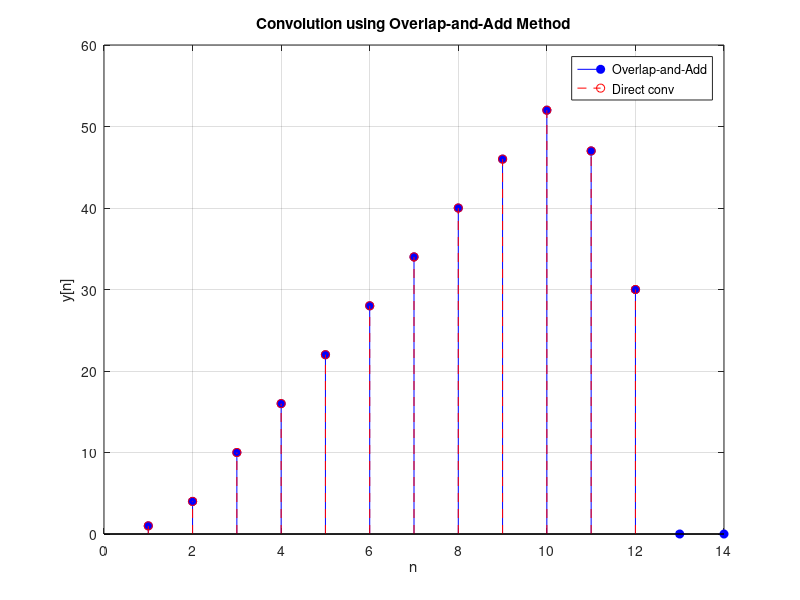

The MATLAB script that drew this image:
clc; clear; close all;

x = [1 2 3 4 5 6 7 8 9 10];
h = [1 2 3];

Nx = length(x);
Nh = length(h);

L = 4;
N = L + Nh - 1;

H = fft(h, N);

numBlocks = ceil(Nx/L);
x = [x zeros(1, numBlocks*L - Nx)];

y = zeros(1, numBlocks*L + Nh - 1);

for k = 0:numBlocks-1
    x_block = x(k*L + 1 : k*L + L);
    x_block = [x_block zeros(1, N-L)];
    X_block = fft(x_block, N);
    Y_block = X_block .* H;
    y_block = ifft(Y_block, N);
    y(k*L + 1 : k*L + N) = y(k*L + 1 : k*L + N) + real(y_block);
end

y_direct = conv([1 2 3 4 5 6 7 8 9 10], h);

disp('Output using Overlap-and-Add:');
disp(y);

disp('Direct Convolution (conv):');
disp(y_direct);

figure;
stem(y,'b','filled'); hold on;
stem(y_direct,'r--');
legend('Overlap-and-Add','Direct conv');
xlabel('n'); ylabel('y[n]');
title('Convolution using Overlap-and-Add Method');
grid on;
